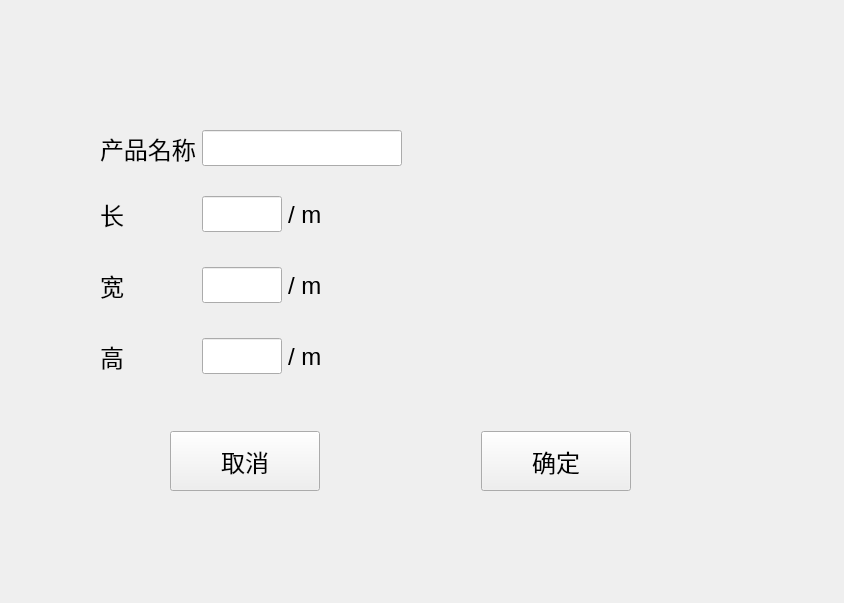
<?xml version="1.0" encoding="UTF-8"?>
<ui version="4.0">
 <class>ProductEditForm</class>
 <widget class="QMainWindow" name="ProductEditForm">
  <property name="geometry">
   <rect>
    <x>0</x>
    <y>0</y>
    <width>844</width>
    <height>603</height>
   </rect>
  </property>
  <property name="windowTitle">
   <string>产品信息</string>
  </property>
  <widget class="QWidget" name="centralwidget">
   <widget class="QWidget" name="layoutWidget">
    <property name="geometry">
     <rect>
      <x>170</x>
      <y>430</y>
      <width>461</width>
      <height>62</height>
     </rect>
    </property>
    <layout class="QHBoxLayout" name="horizontalLayout_4">
     <item>
      <widget class="QPushButton" name="btn_Cancel">
       <property name="minimumSize">
        <size>
         <width>150</width>
         <height>60</height>
        </size>
       </property>
       <property name="font">
        <font>
         <pointsize>18</pointsize>
        </font>
       </property>
       <property name="text">
        <string>取消</string>
       </property>
      </widget>
     </item>
     <item>
      <spacer name="horizontalSpacer">
       <property name="orientation">
        <enum>Qt::Horizontal</enum>
       </property>
       <property name="sizeHint" stdset="0">
        <size>
         <width>40</width>
         <height>20</height>
        </size>
       </property>
      </spacer>
     </item>
     <item>
      <widget class="QPushButton" name="btn_OK">
       <property name="minimumSize">
        <size>
         <width>150</width>
         <height>60</height>
        </size>
       </property>
       <property name="font">
        <font>
         <pointsize>18</pointsize>
        </font>
       </property>
       <property name="text">
        <string>确定</string>
       </property>
      </widget>
     </item>
    </layout>
   </widget>
   <widget class="QWidget" name="layoutWidget">
    <property name="geometry">
     <rect>
      <x>100</x>
      <y>110</y>
      <width>611</width>
      <height>293</height>
     </rect>
    </property>
    <property name="font">
     <font>
      <pointsize>18</pointsize>
     </font>
    </property>
    <layout class="QGridLayout" name="gridLayout">
     <item row="1" column="0">
      <widget class="QLabel" name="label_2">
       <property name="maximumSize">
        <size>
         <width>150</width>
         <height>45</height>
        </size>
       </property>
       <property name="font">
        <font>
         <pointsize>18</pointsize>
        </font>
       </property>
       <property name="text">
        <string>长</string>
       </property>
      </widget>
     </item>
     <item row="3" column="0">
      <widget class="QLabel" name="label_4">
       <property name="maximumSize">
        <size>
         <width>150</width>
         <height>45</height>
        </size>
       </property>
       <property name="font">
        <font>
         <pointsize>18</pointsize>
        </font>
       </property>
       <property name="text">
        <string>高</string>
       </property>
      </widget>
     </item>
     <item row="1" column="1">
      <layout class="QHBoxLayout" name="horizontalLayout">
       <item>
        <widget class="QLineEdit" name="edit_Length">
         <property name="maximumSize">
          <size>
           <width>80</width>
           <height>16777215</height>
          </size>
         </property>
         <property name="font">
          <font>
           <pointsize>18</pointsize>
          </font>
         </property>
        </widget>
       </item>
       <item>
        <widget class="QLabel" name="label_6">
         <property name="font">
          <font>
           <pointsize>18</pointsize>
          </font>
         </property>
         <property name="text">
          <string>/ m</string>
         </property>
        </widget>
       </item>
      </layout>
     </item>
     <item row="2" column="0">
      <widget class="QLabel" name="label_3">
       <property name="maximumSize">
        <size>
         <width>150</width>
         <height>45</height>
        </size>
       </property>
       <property name="font">
        <font>
         <pointsize>18</pointsize>
        </font>
       </property>
       <property name="text">
        <string>宽</string>
       </property>
      </widget>
     </item>
     <item row="3" column="1">
      <layout class="QHBoxLayout" name="horizontalLayout_3">
       <item>
        <widget class="QLineEdit" name="edit_Height">
         <property name="maximumSize">
          <size>
           <width>80</width>
           <height>16777215</height>
          </size>
         </property>
         <property name="font">
          <font>
           <pointsize>18</pointsize>
          </font>
         </property>
        </widget>
       </item>
       <item>
        <widget class="QLabel" name="label_8">
         <property name="font">
          <font>
           <pointsize>18</pointsize>
          </font>
         </property>
         <property name="text">
          <string>/ m</string>
         </property>
        </widget>
       </item>
      </layout>
     </item>
     <item row="0" column="0">
      <widget class="QLabel" name="label">
       <property name="maximumSize">
        <size>
         <width>150</width>
         <height>45</height>
        </size>
       </property>
       <property name="font">
        <font>
         <pointsize>18</pointsize>
        </font>
       </property>
       <property name="text">
        <string>产品名称</string>
       </property>
      </widget>
     </item>
     <item row="2" column="1">
      <layout class="QHBoxLayout" name="horizontalLayout_2">
       <item>
        <widget class="QLineEdit" name="edit_Width">
         <property name="maximumSize">
          <size>
           <width>80</width>
           <height>16777215</height>
          </size>
         </property>
         <property name="font">
          <font>
           <pointsize>18</pointsize>
          </font>
         </property>
        </widget>
       </item>
       <item>
        <widget class="QLabel" name="label_7">
         <property name="font">
          <font>
           <pointsize>18</pointsize>
          </font>
         </property>
         <property name="text">
          <string>/ m</string>
         </property>
        </widget>
       </item>
      </layout>
     </item>
     <item row="0" column="1">
      <widget class="QLineEdit" name="edit_Name">
       <property name="maximumSize">
        <size>
         <width>200</width>
         <height>16777215</height>
        </size>
       </property>
       <property name="font">
        <font>
         <pointsize>18</pointsize>
        </font>
       </property>
      </widget>
     </item>
    </layout>
   </widget>
  </widget>
 </widget>
 <tabstops>
  <tabstop>edit_Name</tabstop>
  <tabstop>edit_Length</tabstop>
  <tabstop>edit_Width</tabstop>
  <tabstop>edit_Height</tabstop>
  <tabstop>btn_Cancel</tabstop>
  <tabstop>btn_OK</tabstop>
 </tabstops>
 <resources/>
 <connections/>
</ui>
